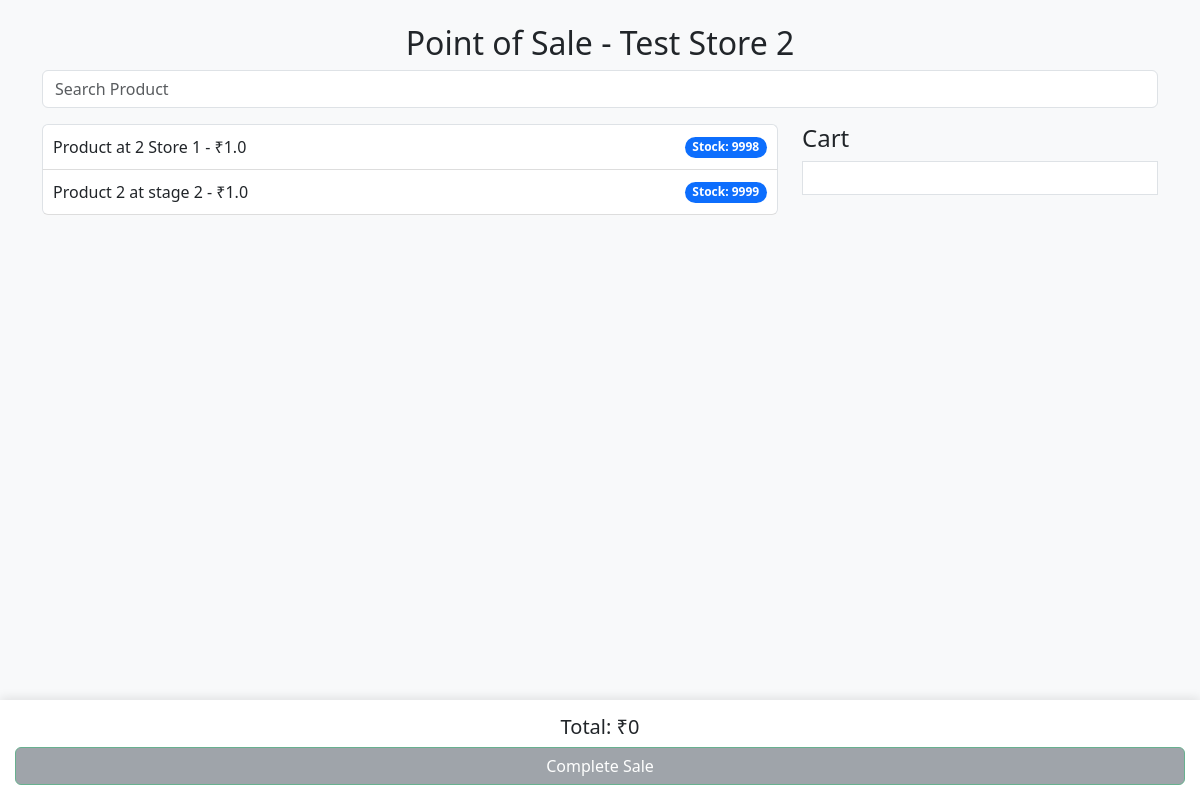
The app's page /pos (signed in), older data.
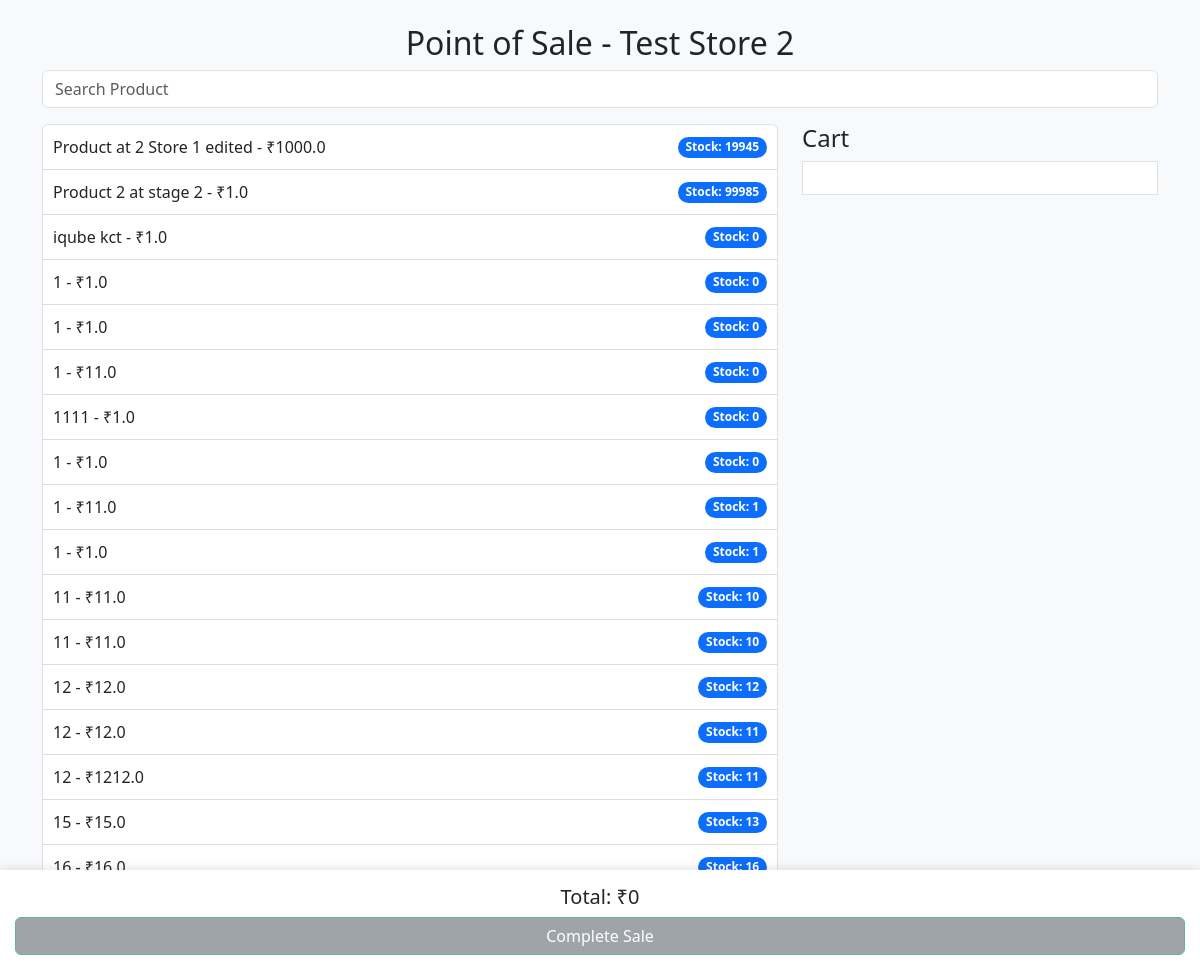
The same page, newer data.
### app.py (models this page shows)
class Product(db.Model):
    id = db.Column(db.Integer, primary_key=True)
    store_id = db.Column(db.Integer, db.ForeignKey('store.id'), nullable=False)
    name = db.Column(db.String(100), nullable=False)
    price = db.Column(db.Float, nullable=False)
    stock = db.Column(db.Integer, nullable=False)
    hidden = db.Column(db.Boolean, default=False)  # Hide Product Option

### app.py (the view)
@app.route('/pos')
def pos():
    if 'user_id' not in session:
        return redirect(url_for('home'))
    store = Store.query.get(session['user_id'])
    products = Product.query.filter_by(store_id=session['user_id'], hidden=False).all()  # Exclude hidden products
    return render_template('pos.html', products=products, store_name=store.name)

### templates/pos.html (shortened to what this page needs)
<!DOCTYPE html>
<html lang="en">
<head>
    <link rel="stylesheet" href="https://cdn.jsdelivr.net/npm/bootstrap@5.3.0/dist/css/bootstrap.min.css">
</head>
<body>
    <div class="container mt-4">
        <h2 class="text-center">Point of Sale - {{ store_name }}</h2>
        <div class="mb-3">
            <input type="text" id="search" class="form-control" placeholder="Search Product" onkeyup="searchProduct()">
        </div>
        <div class="row">
            <div class="col-12 col-md-8">
                <div id="product-list" class="list-group">
                    {% for product in products %}
                    <div class="product-item list-group-item list-group-item-action"
                         id="product-{{ product.id }}"
                         data-id="{{ product.id }}"
                         data-name="{{ product.name | lower }}"
                         data-stock="{{ product.stock }}"
                         onclick="addToCart('{{ product.id }}', '{{ product.name }}', '{{ product.price }}')">
                        <div>{{ product.name }} - ₹{{ product.price }}</div>
                        <span id="stock-{{ product.id }}" class="badge bg-primary rounded-pill">Stock: {{ product.stock }}</span>
                    </div>
                    {% endfor %}
                </div>
            </div>
            <div class="col-12 col-md-4">
                <h4>Cart</h4>
                <div id="cart" class="cart border p-3 bg-white"></div>
            </div>
        </div>
    </div>
    <div id="total-container">
        <h5>Total: ₹<span id="total-amount">0</span></h5>
        <button id="completeSaleBtn" class="btn btn-success w-100" onclick="showCustomerModal()" disabled>Complete Sale</button>
    </div>
</body>
</html>

Row changes from the older to the newer data that the page shows:
changed Product: name "Product at 2 Store 1" → "Product at 2 Store 1 edited"; price "1.0" → "1000.0"; stock "9998" → "19945"
changed Product "Product 2 at stage 2": stock "9999" → "99985"
added Product: name "iqube kct", price "1.0", stock "0"
added Product: name "1", price "1.0", stock "0"
added Product: name "1", price "1.0", stock "0"
added Product: name "1", price "11.0", stock "0"
added Product: name "1111", price "1.0", stock "0"
added Product: name "1", price "1.0", stock "0"
added Product: name "1", price "11.0", stock "1"
added Product: name "1", price "1.0", stock "1"
added Product: name "11", price "11.0", stock "10"
added Product: name "11", price "11.0", stock "10"
added Product: name "12", price "12.0", stock "12"
added Product: name "12", price "12.0", stock "11"
added Product: name "12", price "1212.0", stock "11"
added Product: name "15", price "15.0", stock "13"
added Product: name "16", price "16.0", stock "16"
